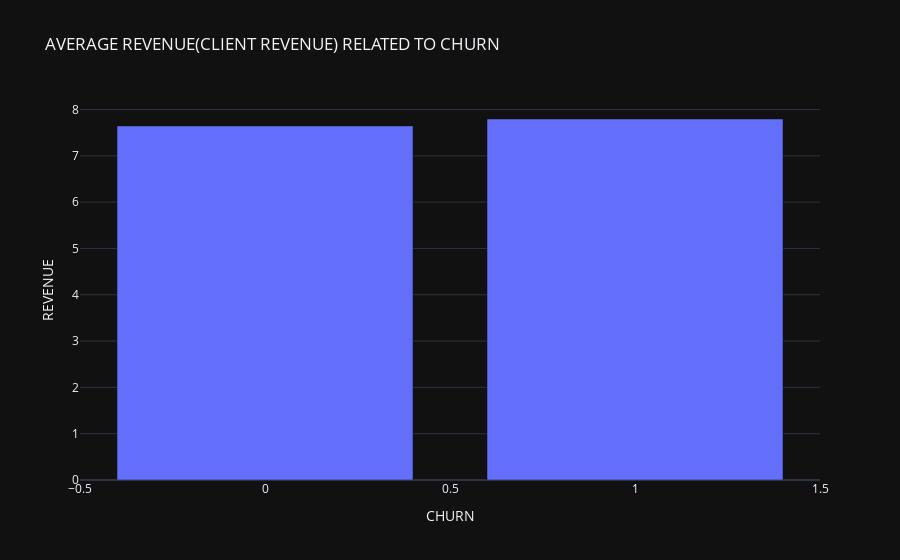

Notebook source saved alongside this figure:
### Markdown cell above
- Relationship between CHURN and REVENUE (monthly revenue of the client)

### Code cell
data=df.groupby('CHURN')['REVENUE'].mean().reset_index()
fig2=px.bar(data,x='CHURN',y='REVENUE',title='AVERAGE REVENUE(CLIENT REVENUE) RELATED TO CHURN ',template='plotly_dark')
fig2.show()

### Figure 1 — Plotly figure (JSON) as saved in the notebook; plotly's stock layout.template omitted (floating-point values rounded to 4 significant figures)
{"data": [{"hovertemplate": "CHURN=%{x}<br>REVENUE=%{y}<extra></extra>", "legendgroup": "", "marker": {"color": "#636efa", "pattern": {"shape": ""}}, "name": "", "orientation": "v", "showlegend": false, "textposition": "auto", "type": "bar", "x": [0, 1], "xaxis": "x", "y": [7.646, 7.795], "yaxis": "y"}], "layout": {"barmode": "relative", "legend": {"tracegroupgap": 0}, "title": {"text": "AVERAGE REVENUE(CLIENT REVENUE) RELATED TO CHURN "}, "xaxis": {"anchor": "y", "domain": [0, 1], "title": {"text": "CHURN"}}, "yaxis": {"anchor": "x", "domain": [0, 1], "title": {"text": "REVENUE"}}}}
